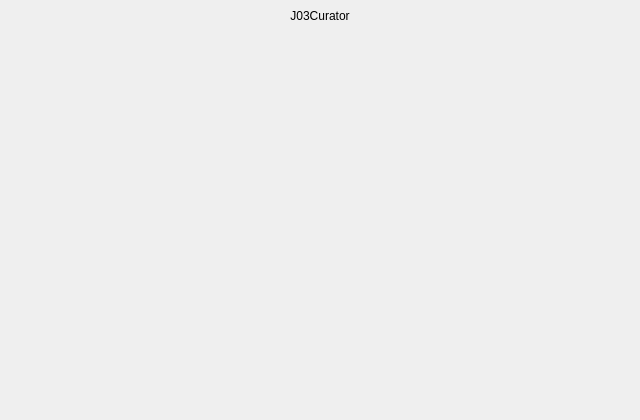
<?xml version="1.0" encoding="UTF-8"?>
<ui version="4.0">
 <class>MainWindow</class>
 <widget class="QMainWindow" name="MainWindow">
  <property name="geometry">
   <rect>
    <x>0</x>
    <y>0</y>
    <width>640</width>
    <height>420</height>
   </rect>
  </property>
  <property name="windowTitle">
   <string>J03Curator</string>
  </property>
  <widget class="QWidget" name="centralwidget">
   <layout class="QVBoxLayout" name="verticalLayout">
    <item>
     <widget class="QLabel" name="titleLabel">
      <property name="text">
       <string>J03Curator</string>
      </property>
      <property name="alignment">
       <set>Qt::AlignmentFlag::AlignCenter</set>
      </property>
     </widget>
    </item>
    <item>
     <spacer name="verticalSpacer">
      <property name="orientation">
       <enum>Qt::Orientation::Vertical</enum>
      </property>
      <property name="sizeHint" stdset="0">
       <size>
        <width>20</width>
        <height>40</height>
       </size>
      </property>
     </spacer>
    </item>
   </layout>
  </widget>
 </widget>
 <resources/>
 <connections/>
</ui>
